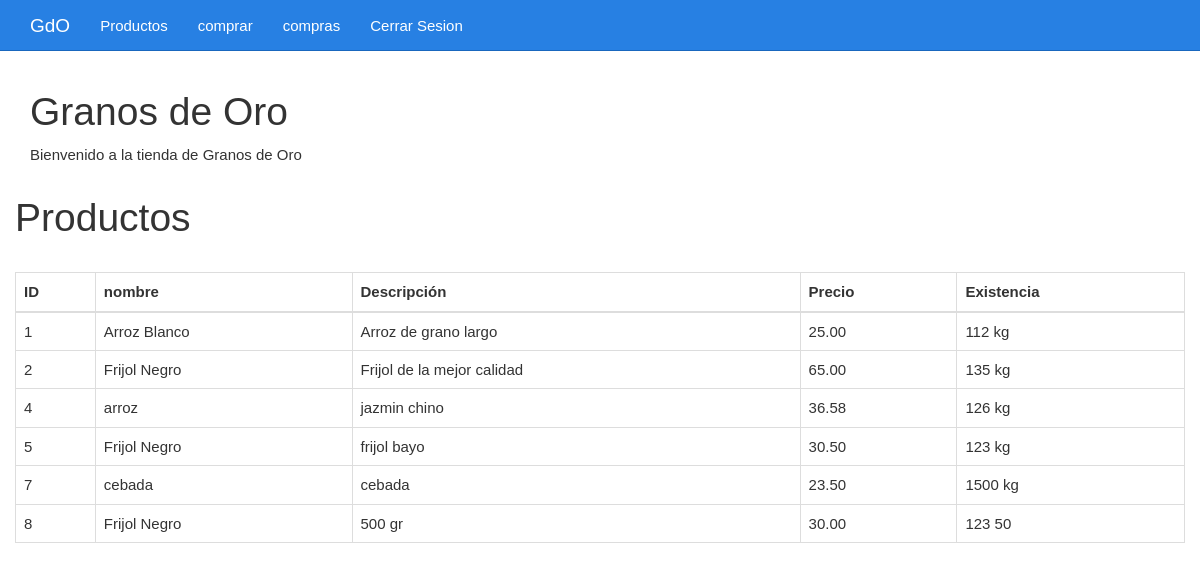
Page /cliente/listar.php on the committed database.
### tables this page shows
CREATE TABLE `productos` (
  `id` int NOT NULL,
  `nombre` varchar(255) NOT NULL,
  `descripcion` text,
  `precio_compra` decimal(10,2) NOT NULL,
  `precio_venta` decimal(10,2) NOT NULL,
  `stock` int ,
  `unidad_medida` varchar(50) NOT NULL
);

### cliente/listar.php (the view, shortened to what this page needs)
<?php include_once "./diseño/encabezado.php" ?>
<?php
include_once "../base/conexion.php";
$sentencia = $conexion->query("SELECT
    p.id,
    p.nombre,
    p.descripcion,
    p.precio_compra,
    p.precio_venta,
    p.unidad_medida,
    SUM(sa.stock) AS total_stock
FROM
    productos p
LEFT JOIN
    stock_almacen sa ON p.id = sa.producto_id
GROUP BY
    p.id, p.nombre, p.descripcion, p.precio_compra, p.precio_venta, p.unidad_medida;");
$productos = $sentencia->fetchAll(PDO::FETCH_OBJ);
?>
<div class="container">
	<div class="row">
		<div class="col-md-12">
			<h1>Granos de Oro</h1>
			<p>Bienvenido a la tienda de Granos de Oro</p>
		</div>
	</div>
</div>
<div class="col-xs-12">
	<h1>Productos</h1>
	<br>
	<table class="table table-bordered">
		<thead>
			<tr>
				<th>ID</th>
				<th>nombre</th>
				<th>Descripción</th>
				<th>Precio </th>
				<th>Existencia</th>
			</tr>
		</thead>
		<tbody>
			<?php foreach ($productos as $producto) { ?>
				<tr>
					<td><?php echo $producto->id ?></td>
					<td><?php echo $producto->nombre ?></td>
					<td><?php echo $producto->descripcion ?></td>
					<td><?php echo $producto->precio_venta ?></td>
					<td><?php echo $producto->total_stock . ' ' . $producto->unidad_medida ?></td>
				</tr>
			<?php } ?>
		</tbody>
	</table>
</div>
<?php include_once "./diseño/pie.php" ?>

### cliente/diseño/css/estilo.css (style rules this page uses)
body { padding-top: 70px; }

### rows in the picture
productos: id "1", nombre "Arroz Blanco", descripcion "Arroz de grano largo", precio_venta "25.00", total_stock "112", unidad_medida "kg"
productos: id "2", nombre "Frijol Negro", descripcion "Frijol de la mejor calidad", precio_venta "65.00", total_stock "135", unidad_medida "kg"
productos: id "4", nombre "arroz", descripcion "jazmin chino", precio_venta "36.58", total_stock "126", unidad_medida "kg"
productos: id "5", nombre "Frijol Negro", descripcion "frijol bayo", precio_venta "30.50", total_stock "123", unidad_medida "kg"
productos: id "7", nombre "cebada", descripcion "cebada", precio_venta "23.50", total_stock "1500", unidad_medida "kg"
productos: id "8", nombre "Frijol Negro", descripcion "500 gr", precio_venta "30.00", total_stock "123", unidad_medida "50"
